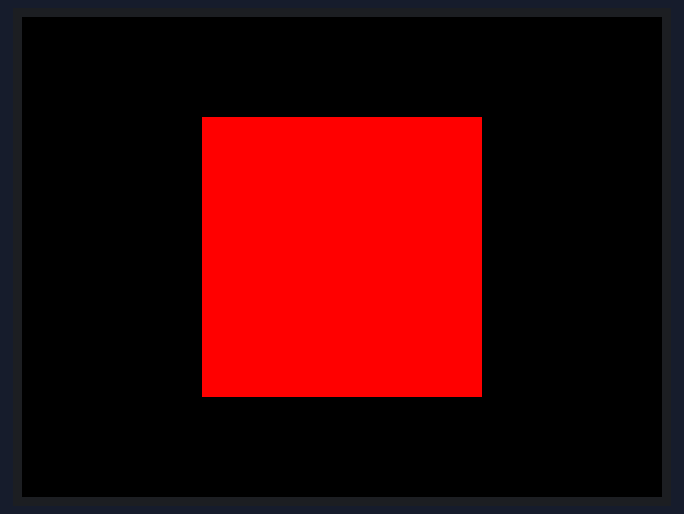
Recording of a sketch running on a simulated ESP32. Parts: 320×240 colour display.

Above: at 0.2 s.
At 1.2 s:
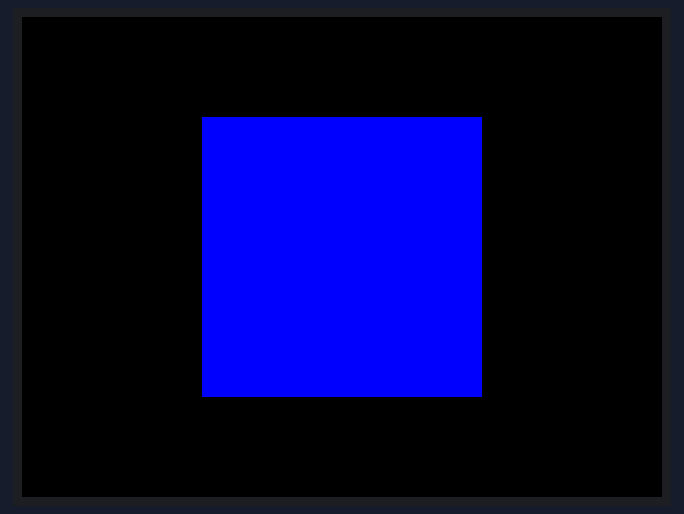

The sketch:

5_shape_color_1.ino
```cpp
#include <M5Stack.h>

bool flag = true;  // flagという名前の真偽値をグローバル領域に宣言

void setup() {
  M5.begin();
}

void loop() {
  if (flag) {                                // flagの値で判定
    M5.Lcd.fillRect(90, 50, 140, 140, RED);  // flagがtrueの場合の処理
  } else {
    M5.Lcd.fillRect(90, 50, 140, 140, BLUE);  // flagがfalseの場合の処理
  }
  flag = !flag;  // flagの値を反転させる
  delay(1000);
}
```

Measured:
- what the display in image 1 shows lasts 1.0 s, from 1.2 s to 2.2 s
